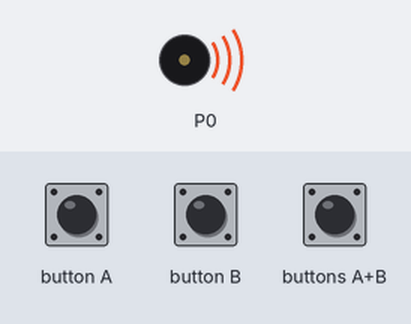
Recording of a program running on a simulated BBC micro:bit (MakeCode). Parts: buzzer (waves = sounding). The inputs (shaded band) are chosen by the test bench.

Above: at 1.2 s.
1.3 s: buttons A+B pressed for 1 s
At 2.2 s:
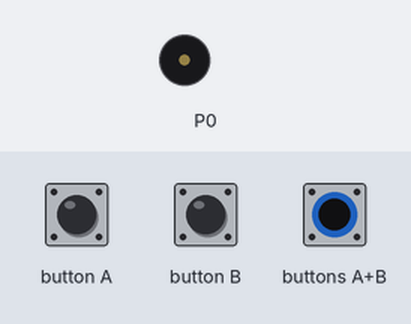
4.8 s: button A pressed for 0.15 s
7.8 s: button B pressed for 0.15 s
10.8 s: buttons A+B pressed for 0.15 s
Timing chart, 0 to 16.4 s (numbered marks = the images above; inputs shaded):
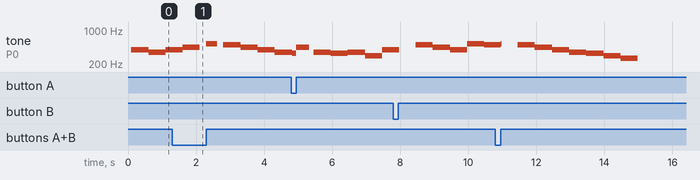

Measured:
- by itself, tone on P0: plays 523 Hz for 0.03 s, 494 Hz for 0.51 s, 440 Hz for 0.51 s, 392 Hz for 0.51 s, 349 Hz for 0.51 s, 330 Hz for 0.51 s … (8 notes in this stretch)

The program:

main.ts
```typescript
input.onGesture(Gesture.ScreenDown, function () {
    music.playMelody("E D G F B A C5 B ", 120)
})
input.onGesture(Gesture.LogoDown, function () {
    music.playMelody("B A G A G F A C5 ", 120)
})
input.onButtonPressed(Button.A, function () {
    music.playMelody("A F E F D G E F ", 120)
})
input.onGesture(Gesture.Shake, function () {
    music.playMelody("C D E F G A B C5 ", 120)
})
input.onGesture(Gesture.ScreenUp, function () {
    music.playMelody("G F G A - F E D ", 120)
})
input.onButtonPressed(Button.AB, function () {
    music.playMelody("C5 B A G F E D C ", 120)
})
input.onGesture(Gesture.LogoUp, function () {
    music.playMelody("C5 A B G A F G E ", 120)
})
input.onButtonPressed(Button.B, function () {
    music.playMelody("G B A G C5 B A B ", 120)
})
```

test.ts
```typescript
// tests gaan hier; deze zal niet worden gecompileerd wanneer dit pakket wordt gebruikt als extensie.
```
